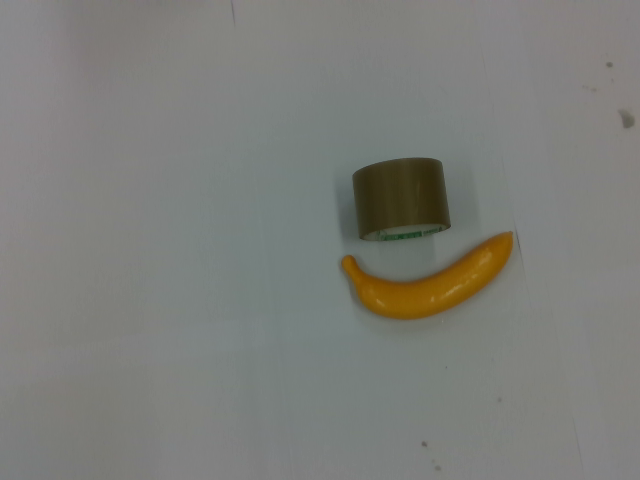
#> input picture dataset/color.png, 640 x 480 px
$ python point_cloud_function.py
#> lines starting #> are read from the running program, lines starting #| are printed output that depends on the picture; after the words box and inside, x2 and y2 are one past the last pixel; in counts of white or black regions, pixels touching at a corner belong together
from PIL import Image
import open3d as o3d
from matplotlib import pyplot as plt
import numpy as np
from mpl_toolkits.mplot3d import Axes3D
import cv2
from sklearn.decomposition import PCA
from scipy.spatial.transform import Rotation as R
# from testfile.test import *

# ===================================================
# Camera config
# ===================================================
"""
之後在restful api要用global去讀這個值
"""
class RGBDCamera():
    def __init__(self, centerx,centery,focalx,focaly,scalingfactor):
        self.cx =centerx
        self.cy=centery
        self.fx=focalx
        self.fy=focaly
        self.scalingfactor=scalingfactor
# ====================================================
# 座標轉換功能
"""
Quaterion格式:(x,y,z,qx,qy,qz,qw) as list
Transformation matrix: 4x4 as list
ex:
[
    1 0 0 1,
    0 1 0 2,
    0 0 1 3,
    0 0 0 1
]
"""
# [11 lines left out: function quaterion_to_tfMatrix, not called in this run]
# ====================================================
# Join map function
# ====================================================
"""
這邊傳入pose_list,color_list,depth_list
pose_list: must be transformation matrix type.
color_list: rgb image
depth_list: depth image
這邊的color & depth 不能是numpy array 一定要是用Image這個套件讀取出來的格式才行
"""
# [23 lines left out: function join_map, not called in this run]

# ====================================================
# 將color 跟 depth map轉成 points
# 將color mask depth 轉成 partial point cloud
# ====================================================
'''
這邊要記得傳入camera的config才能夠計算
傳入的file是指 filename
todo:
這邊可能會加入如何計算join map 可以參考join_map.py的文件
'''
# [23 lines left out: function color_and_depth_to_ply, not called in this run]
"""
Mask+depth+color to partial point cloud
讀入都是numpy array的值(因為是從realsense讀過來的)
這裡因為depth是從nparray過來的所以mode上會從原本的I變成是I;16 也因此跟上面純粹用Image.open的結果不一樣

return:
list(for saving)),nparray(for dealing with data)
"""
def mask_to_partial_pointcloud(color,depth,mask,camera):
    color_img = Image.fromarray(color.astype('uint8'), 'RGB')
    depth_img = Image.fromarray(depth)
    mask_img = Image.fromarray(mask)
    if color_img.size != depth_img.size:
        raise Exception("Color and depth image do not have the same resolution.")
    if color_img.mode != "RGB":
        raise Exception("Color image is not in RGB format")
    if depth_img.mode != "I;16":
        raise Exception("Depth image is not in intensity format")
    # gray image 0-255
    if mask_img.mode != "L":
        raise Exception("Depth image is not in gray image format")
    points = []
    xyz_points=[]
    #if the size of photo is (480,640) in opencv, then its size would be (640,480) in PIL
    for v in range(color_img.size[1]):
        for u in range(color_img.size[0]):
            color = color_img.getpixel((u,v))
            # scaling factor can transform the unit from minimeter to meter
            Z = depth_img.getpixel((u,v)) * camera.scalingfactor
            # mask==0 或者z==0 都是略過
            if Z==0 or mask_img.getpixel((u,v))==0: continue
            X = (u - camera.cx) * Z / camera.fx
            Y = (v - camera.cy) * Z / camera.fy
            xyz_points.append([X,Y,Z])
            points.append("%f %f %f %d %d %d 0\n"%(X,Y,Z,color[0],color[1],color[2]))
    return points,np.array(xyz_points)
"""
Mask版本的join map
MaskRCNN出來的Mask存成list
pose_list: must be transformation matrix type.
color_list: rgb image
depth_list: depth image
mask_list: mask image
======================================================
傳進去的List都需要用Image的套件去開才行
但因為是用realsense讀入，所以都是走opencv的格式 要轉成
color=cv2.imread('./dataset/color.png')
# brg to rgb
color=color[...,::-1]
depth=cv2.imread('./dataset/depth.png',cv2.IMREAD_ANYCOLOR | cv2.IMREAD_ANYDEPTH)
mask=cv2.imread('./dataset/mask.png',cv2.IMREAD_ANYCOLOR | cv2.IMREAD_ANYDEPTH)
color_img = Image.fromarray(color.astype('uint8'), 'RGB')
depth_img = Image.fromarray(depth)
mask_img = Image.fromarray(mask)
======================================================
Return ply type points,points(np type)
"""
# [25 lines left out: function join_map_with_mask, not called in this run]
# ==========================================================
# Saving/read pc, basic manipulation to pc
# ==========================================================
"""
這裡可以寫一些簡單的數據處理 跟 處理顯示
"""
# 存points 變成點雲文件
def savePoints_to_ply(dirname,filename,points):
    file = open(dirname+'/'+filename,"w")
    file.write('''ply
        format ascii 1.0
        element vertex %d
        property float x
        property float y
        property float z
        property uchar red
        property uchar green
        property uchar blue
        property uchar alpha
        end_header
        %s
        '''%(len(points),"".join(points)))
    file.close()
def show_ply_file(dirname,filename):
    pcd = o3d.io.read_point_cloud(dirname+"/"+filename)
    o3d.visualization.draw_geometries([pcd])

# 從ply 檔案得到所有點
# [5 lines left out: function get_ply_file_points, not called in this run]
# 上面的point cloud傳入的是numpy
# 這邊傳入純粹就是x,y,z的值
"""
input: numpy or list
output: x,y,z的平均
"""
# [7 lines left out: function get_centroid_from_pc, not called in this run]
"""
input:
xyz_points:numpy
"""
# [16 lines left out: function show_centriod, not called in this run]
"""
Normalizing the point cloud into the unit sphere
refer to pointnet
"""
def normalize_point_cloud(points):
    centroid = np.mean(points, axis=0)
    points -= centroid
    furthest_distance = np.max(np.sqrt(np.sum(abs(points)**2,axis=-1)))
    points /= furthest_distance
    return points
# ===========================================================
# Downsizing function list
# ===========================================================
"""
這邊提供兩種方式一種是voxel的方式 voxel size越大代表取的量越少
參數method傳入字典的格式:
注意這邊傳入的是open3d point cloud的形式 is_show參數選擇要不要看差異
假如是要傳入numpy形式 要先轉成open3d的形式

input:
numpy or open3d point cloud
output:
open3d::pointcloud

ex:
function={
    'method':'voxel',
    'voxel_size':0.02
}
or
function={
    'method':'uniform',
    'every_k_points':5
}
"""
# [30 lines left out: functions point_cloud_down_sample_from_file, point_cloud_down_sample_from_pc, not called in this run]
# ===========================================================
# Outlier removal function
# ===========================================================
"""
Statistical outlier removal
Radius outlier removal
注意這邊傳入的是open3d point cloud的形式 is_show參數選擇要不要看差異
假如是要傳入numpy形式 要先轉成open3d的形式
ex:
function={
    'method':'statistical',
    'nb_neighbors':20,
    'std_ratio':2.0
}
or
function={
    'method':'radius',
    'nb_points':16,
    'radius':0.05
}
"""
# [9 lines left out: function display_inlier_outlier, not called in this run]
"""
這邊的removal 用到的是open3d裡面的outlier removal 所以
return 的形式會是pcd的object
因此要把點取出來的話要用np.asarray(pc_after_removal.points)
將points的array用np的方式取出來

output:
open3d:pointcloud
"""
# [21 lines left out: function point_cloud_outlier_removal, not called in this run]
# ===========================================================
# The tool to analyze the shape of the point cloud
# ===========================================================
"""
cal_pca's parameters
point_cloud: numpy array type
is_show: initially False to display the result of the point cloud and show the vectors in figure.
desired_num_of_feature: we set up as three because we analyze the shape of point cloud,
which contains three dimensions (x,y,z).

return:
first: principal axes of pointcloud
second:
singular values.
"""
# [36 lines left out: function cal_pca_for_pose_data_generator, not called in this run]

# 下方這個方法會depricate
def cal_pca(point_cloud,is_show=False,desired_num_of_feature=3,title="pca demo"):
    pca = PCA(n_components=desired_num_of_feature)
    pca.fit(point_cloud)
    print("*"*30)
    print("z 向量 %f ,%f ,%f" % (pca.components_[2,0],pca.components_[2,1],pca.components_[2,2]))
    if(np.inner(pca.components_[2,:],[0,0,1])>0):
        print("pca_z向量與z方向同向，需要對x軸旋轉180度")
        pca.components_[2,:]=-pca.components_[2,:]
        # [5 lines of commented-out code are left out]
    x_axis_matrix=np.outer(pca.components_[1,:],pca.components_[2,:])
    x_axis=np.asarray([x_axis_matrix[1,2]-x_axis_matrix[2,1],x_axis_matrix[2,0]-x_axis_matrix[0,2],x_axis_matrix[0,1]-x_axis_matrix[1,0]])
    print("*"*30)
    print("外積計算的x軸為:")
    print(x_axis)

    # 確認pca_x與經由外積(y,z)計算的x同向
    if(np.allclose(pca.components_[0,:],x_axis)):
        print("pca_x與外積(y,z)計算的x同向")
    else:
        # 反向，將不重要的x軸轉向
        print("x方向不正確，需替換成正確的項")
        pca.components_[0,:]=x_axis
    if(np.inner(pca.components_[0,:],[1,0,0])<0):
        # 希望夾爪朝前，這樣末端點就不需要轉太多
        print("pca_x向量與x方向反向，需要對z軸旋轉180度")
        r = R.from_euler('z',180, degrees=True)
        # r_b_o=R.from_dcm(pca.components_.T)
        r3=np.dot(pca.components_.transpose(),r.as_dcm().astype(int))
        pca.components_=r3.transpose()
    if is_show:
        fig = plt.figure(figsize=(3,3))
        ax = fig.add_subplot(111, projection='3d')
        # [6 lines of commented-out code are left out]
        plt.title(title)
        ax.scatter(point_cloud[:,0], point_cloud[:,1], point_cloud[:,2], c='y',s=1)
        xm,ym,zm=get_centroid_from_pc(point_cloud)
        ax.scatter(xm, ym, zm, c='r',s=10)
        discount=1
        print("*"*30)
        for length, vector in zip(pca.explained_variance_, pca.components_):
            ax.quiver(xm,ym,zm,vector[0],vector[1],vector[2], length=discount)
            discount/=3
        plt.tight_layout()
        plt.show()
    return pca.components_,pca.explained_variance_
# ==========================================================
# Manipulation of point cloud
# ==========================================================
"""
Rotation point cloud through z-axis：
Jitter point cloud：
Adding some noise into point cloud.
"""
def rotate_point_cloud_z(point_cloud):
    """ Randomly rotate the point clouds to augument the dataset
        rotation is per shape based along up direction
        Input:
          Nx3 array, point clouds
        Return:
          Nx3 array, point clouds
    """
    rotated_data = np.zeros(point_cloud.shape, dtype=np.float32)
    rotation_angle = np.random.uniform() * 2 * np.pi
    cosval = np.cos(rotation_angle)
    sinval = np.sin(rotation_angle)
    rotation_matrix = np.array([[cosval, sinval, 0],
                                [-sinval, cosval, 0],
                                [0, 0, 1]])
    rotated_data = np.dot(point_cloud.reshape((-1, 3)), rotation_matrix)
    return rotated_data
def jitter_point_cloud(point_cloud, sigma=0.01, clip=0.05):
    """ Randomly jitter points. jittering is per point.
        Input:
          Nx3 array, point clouds
        Return:
          Nx3 array, jittered batch of point clouds
    """
    N, C = point_cloud.shape
    assert(clip > 0)
    jittered_data = np.clip(sigma * np.random.randn(N, C), -1*clip, clip)
    jittered_data += point_cloud
    return jittered_data
# ====================================
# Furthest point sampling algorithm
# ====================================
"""
Furthest point sampling:
這個function 會盡可能的分散選取特定數量的point cloud
"""
def calc_distances(p0, points):
    return ((p0 - points)**2).sum(axis=1)
def furthest_point_sampling(pts, K):
    N,C=pts.shape
    farthest_pts = np.zeros((K, C))
    farthest_pts[0] = pts[np.random.randint(len(pts))]
    distances = calc_distances(farthest_pts[0], pts)
    for i in range(1, K):
        farthest_pts[i] = pts[np.argmax(distances)]
        distances = np.minimum(distances, calc_distances(farthest_pts[i], pts))
    return farthest_pts

# ==========================================================
# Open width of finger to finger
# [175 lines left out: functions open_width_algorithm, visualize_q_pointnet, visualize_q_pointnet_with_mode, not called in this run]
# ==========================================================
# ignore this one
def perform_hello_test():
    hello_test()
# ===========================================================
if __name__ == "__main__":
    # 當前目錄就只要傳入'.'即可
    # show_ply_file('.','banana_wo_partial.ply')
    # show_ply_file('.','banana.ply')
    # show_ply_file('.','output.ply')
    # 如何將registed pair 轉成 點雲形式並儲存
    # depth map colorimg to point clouds
    cx = 316.001
    cy = 244.572
    fx = 616.391
    fy = 616.819
    scalingfactor = 0.0010000000474974513
    camera=RGBDCamera(cx,cy,fx,fy,scalingfactor)
    # depth_file='./dataset_for_cal_pos/depth/1.png'
    # rgb_file='./dataset_for_cal_pos/color/1.png'

    # points=color_and_depth_to_ply(rgb_file,depth_file,camera)
    # savePoints_to_ply('.','ra605_test.ply',points)
    # show_ply_file('.','ra605_test.ply')
    # 如何使用down sample
    # function={
    #     'method':'uniform',
    #     'every_k_points':8
    # }
    # down_pcd=point_cloud_down_sample_from_file('.','banana.ply',function=function)
    # o3d.visualization.draw_geometries([down_pcd])

    # 如何使用removal
    # function={
    #     'method':'statistical',
    #     'nb_neighbors':5,
    #     'std_ratio':0.001
    # }

    # pc_after_removal=point_cloud_outlier_removal(down_pcd,function=function)
    # o3d.visualization.draw_geometries([pc_after_removal])

    # 2019/9/23 testing completed
    # 這邊先模擬讀入是numpy的數值 所以先用opencv讀入測試(如realsense stream讀入一樣)
    color=cv2.imread('./dataset/color.png')
#> color is the input picture: shape (480, 640, 3); mean B, G, R 121.1, 125.5, 124.4
    # brg to rgb
    color=color[...,::-1]
    depth=cv2.imread('./dataset/depth.png',cv2.IMREAD_ANYCOLOR | cv2.IMREAD_ANYDEPTH)
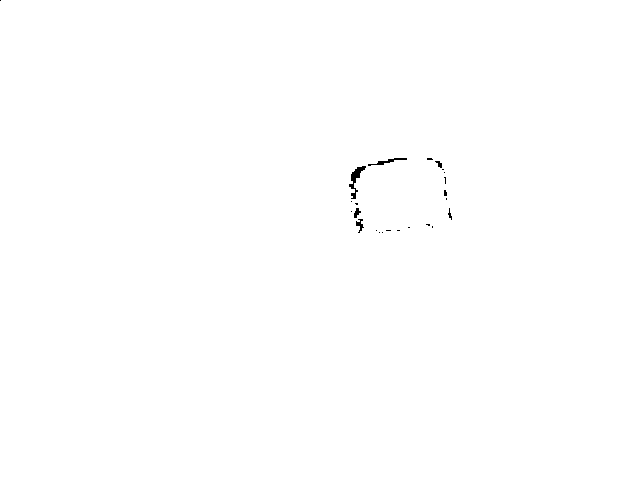
#> input picture dataset/depth.png, 640 x 480 px
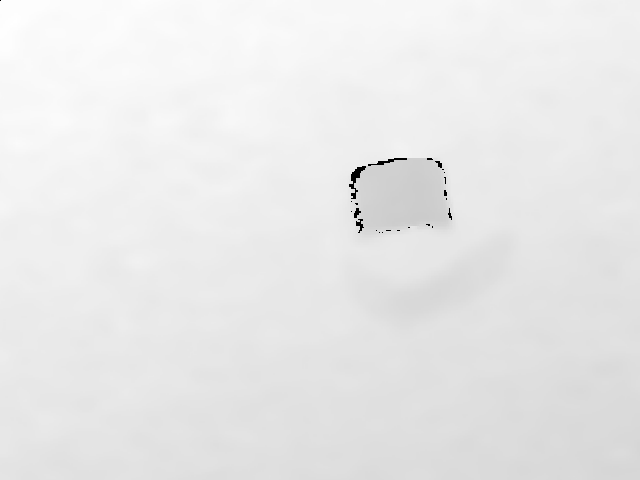
#> depth: shape (480, 640) uint16; min 0, max 675, mean 617.7; drawn with min black and max white
    mask=cv2.imread('./dataset/mask.png',cv2.IMREAD_ANYCOLOR | cv2.IMREAD_ANYDEPTH)
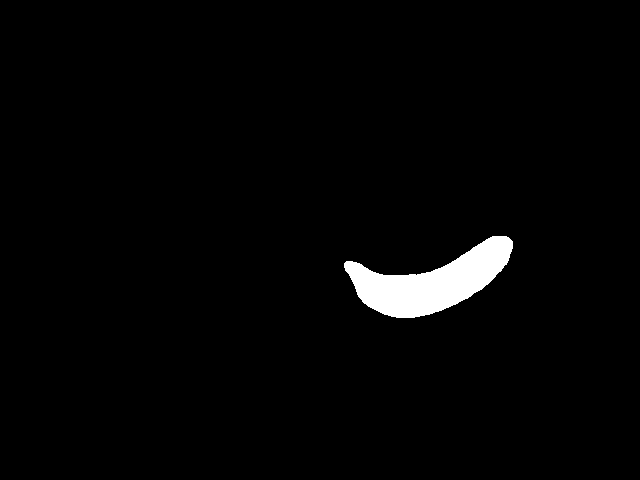
#> input picture dataset/mask.png, 640 x 480 px
#> mask: shape (480, 640); values 0 (black) and 1 (white), 2.2% white; 1 white region, box (x1, y1, x2, y2) and area: (344, 236, 513, 318) 6635
    print(color.shape)
#| (480, 640, 3)
    # [8 lines of commented-out code are left out]
    """
    color_img.size==depth_img.size==mask_img.size==(640,480)
    這邊的color藉由get_pixel可以得到裡面3個channel的值所以size那樣是正常的
    """
    points,xyz_points=mask_to_partial_pointcloud(color,depth,mask,camera)
#> after the loop in mask_to_partial_pointcloud, `for v in range(color_img.size[1]):`: points = 6635 items; xyz_points = 6635 items, first 6: [0.171, -0.00834, 0.6], [0.172, -0.00834, 0.6], [0.173, -0.00832, 0.599], [0.174, -0.00832, 0.599], [0.175, -0.00831, 0.598], [0.175, -0.0083, 0.597]
#> points = 6635 items

    savePoints_to_ply('.','banana.ply',points)
    show_ply_file('.','banana.ply')
    # ==============================================================
    # 測試點雲整體被旋轉或者加噪音的狀況
    # ==============================================================
    K=2048
    normalized_points=normalize_point_cloud(xyz_points.copy())
#> in normalize_point_cloud, `centroid = np.mean(points, axis=0)`: centroid = [0.11, 0.0349, 0.587]
#> in normalize_point_cloud, `furthest_distance = np.max(np.sqrt(np.sum(abs(points)**2,axis=-1)))`: furthest_distance = 0.0895
    rotated_normalized_points=rotate_point_cloud_z(normalized_points.copy())
    jittered_normalized_points=jitter_point_cloud(normalized_points.copy())
    furthest_points=furthest_point_sampling(normalized_points.copy(), K)
#> in furthest_point_sampling, `distances = calc_distances(farthest_pts[0], pts)`: distances = 6635 values, max 1.28 at index 107, min 0 at index 4195, mean 0.302
#> after the loop in furthest_point_sampling, `for i in range(1, K):`: distances = 6635 values, max 0.000231 at index 2711, min 0 at index 0, mean 9.4e-05; farthest_pts = 2048 rows, first 8: [-0.0872, 0.0732, -0.123], [0.889, -0.44, 0.123], [-0.916, -0.187, 0.257], [0.534, 0.0828, 0.0112], [-0.627, 0.288, 0.0335], [-0.378, -0.0559, 0.224], [0.163, -0.156, 0.179], [0.513, -0.311, 0.0559]
#> furthest_points has the same summary as farthest_pts in furthest_point_sampling
    print(normalized_points.shape)
#| (6635, 3)
    print(furthest_points.shape)
#| (2048, 3)
    vec_norm,_=cal_pca(normalized_points,is_show=True,title='norm')
#> (the run stopped early here; a loop or call above may not have finished)
